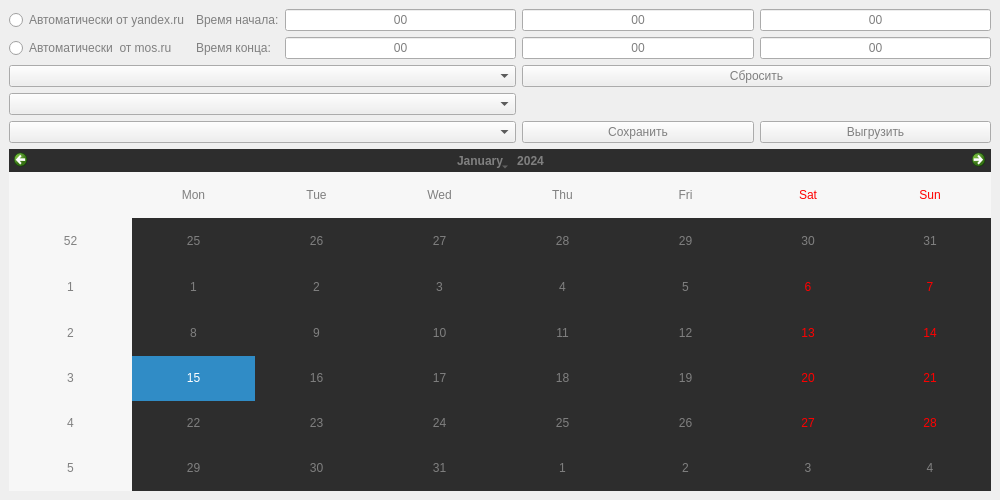
<?xml version="1.0" encoding="UTF-8"?>
<ui version="4.0">
 <class>MainWindow</class>
 <widget class="QMainWindow" name="MainWindow">
  <property name="geometry">
   <rect>
    <x>0</x>
    <y>0</y>
    <width>1000</width>
    <height>500</height>
   </rect>
  </property>
  <property name="minimumSize">
   <size>
    <width>1000</width>
    <height>500</height>
   </size>
  </property>
  <property name="baseSize">
   <size>
    <width>1000</width>
    <height>500</height>
   </size>
  </property>
  <property name="windowTitle">
   <string>MainWindow</string>
  </property>
  <widget class="QWidget" name="centralwidget">
   <layout class="QGridLayout" name="gridLayout">
    <item row="11" column="2">
     <widget class="QLabel" name="label_4">
      <property name="styleSheet">
       <string notr="true">color: grey;</string>
      </property>
      <property name="text">
       <string>Время конца:</string>
      </property>
     </widget>
    </item>
    <item row="7" column="3">
     <widget class="QLineEdit" name="lineEdit_3">
      <property name="alignment">
       <set>Qt::AlignCenter</set>
      </property>
      <property name="placeholderText">
       <string>00</string>
      </property>
     </widget>
    </item>
    <item row="7" column="0" colspan="2">
     <widget class="QRadioButton" name="radioButton">
      <property name="styleSheet">
       <string notr="true">color: grey;</string>
      </property>
      <property name="text">
       <string>Автоматически от yandex.ru</string>
      </property>
     </widget>
    </item>
    <item row="7" column="4">
     <widget class="QLineEdit" name="lineEdit_2">
      <property name="alignment">
       <set>Qt::AlignCenter</set>
      </property>
      <property name="placeholderText">
       <string>00</string>
      </property>
     </widget>
    </item>
    <item row="11" column="0" colspan="2">
     <widget class="QRadioButton" name="radioButton_2">
      <property name="styleSheet">
       <string notr="true">color: grey;</string>
      </property>
      <property name="text">
       <string>Автоматически  от mos.ru</string>
      </property>
     </widget>
    </item>
    <item row="7" column="2">
     <widget class="QLabel" name="label_3">
      <property name="styleSheet">
       <string notr="true">color: grey;</string>
      </property>
      <property name="text">
       <string>Время начала:</string>
      </property>
     </widget>
    </item>
    <item row="7" column="5">
     <widget class="QLineEdit" name="lineEdit_6">
      <property name="alignment">
       <set>Qt::AlignCenter</set>
      </property>
      <property name="placeholderText">
       <string>00</string>
      </property>
     </widget>
    </item>
    <item row="11" column="3">
     <widget class="QLineEdit" name="lineEdit">
      <property name="alignment">
       <set>Qt::AlignCenter</set>
      </property>
      <property name="placeholderText">
       <string>00</string>
      </property>
     </widget>
    </item>
    <item row="11" column="4">
     <widget class="QLineEdit" name="lineEdit_5">
      <property name="alignment">
       <set>Qt::AlignCenter</set>
      </property>
      <property name="placeholderText">
       <string>00</string>
      </property>
     </widget>
    </item>
    <item row="11" column="5">
     <widget class="QLineEdit" name="lineEdit_4">
      <property name="alignment">
       <set>Qt::AlignCenter</set>
      </property>
      <property name="placeholderText">
       <string>00</string>
      </property>
     </widget>
    </item>
    <item row="24" column="0" colspan="6">
     <widget class="QCalendarWidget" name="calendarWidget">
      <property name="maximumSize">
       <size>
        <width>5000</width>
        <height>16777215</height>
       </size>
      </property>
      <property name="styleSheet">
       <string notr="true">color: grey;
background-color: rgb(45, 45, 45);</string>
      </property>
     </widget>
    </item>
    <item row="15" column="0" colspan="4">
     <widget class="QComboBox" name="comboBox"/>
    </item>
    <item row="17" column="0" colspan="4">
     <widget class="QComboBox" name="comboBox_3"/>
    </item>
    <item row="18" column="0" colspan="4">
     <widget class="QComboBox" name="comboBox_2"/>
    </item>
    <item row="18" column="4">
     <widget class="QPushButton" name="pushButton_3">
      <property name="styleSheet">
       <string notr="true">color: grey;</string>
      </property>
      <property name="text">
       <string>Сохранить</string>
      </property>
     </widget>
    </item>
    <item row="18" column="5">
     <widget class="QPushButton" name="pushButton_2">
      <property name="styleSheet">
       <string notr="true">color: grey;</string>
      </property>
      <property name="text">
       <string>Выгрузить</string>
      </property>
     </widget>
    </item>
    <item row="15" column="4" colspan="2">
     <widget class="QPushButton" name="pushButton">
      <property name="styleSheet">
       <string notr="true">color: grey;</string>
      </property>
      <property name="text">
       <string>Сбросить</string>
      </property>
     </widget>
    </item>
   </layout>
  </widget>
  <action name="action">
   <property name="text">
    <string>О программе</string>
   </property>
  </action>
 </widget>
 <resources/>
 <connections/>
</ui>
